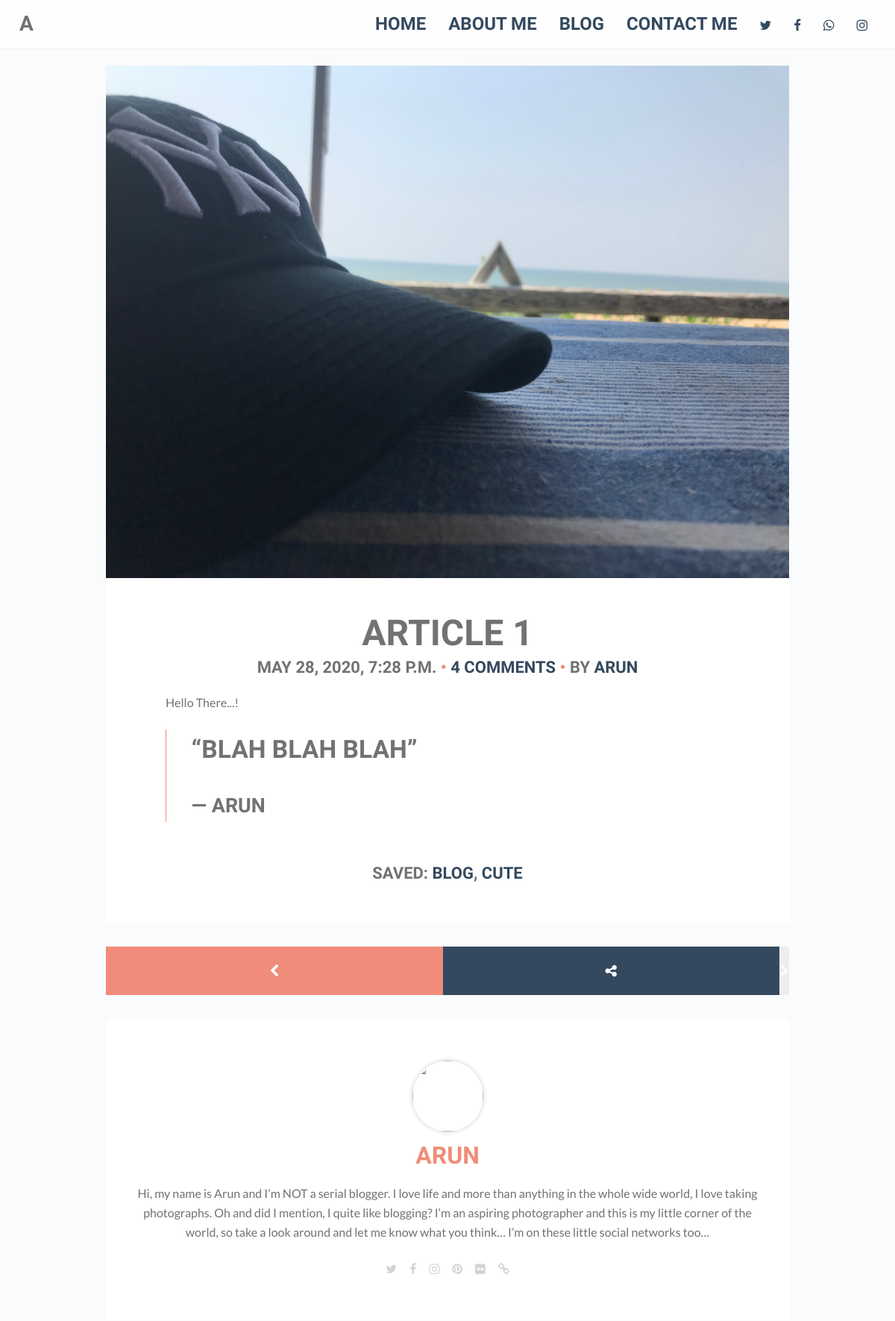
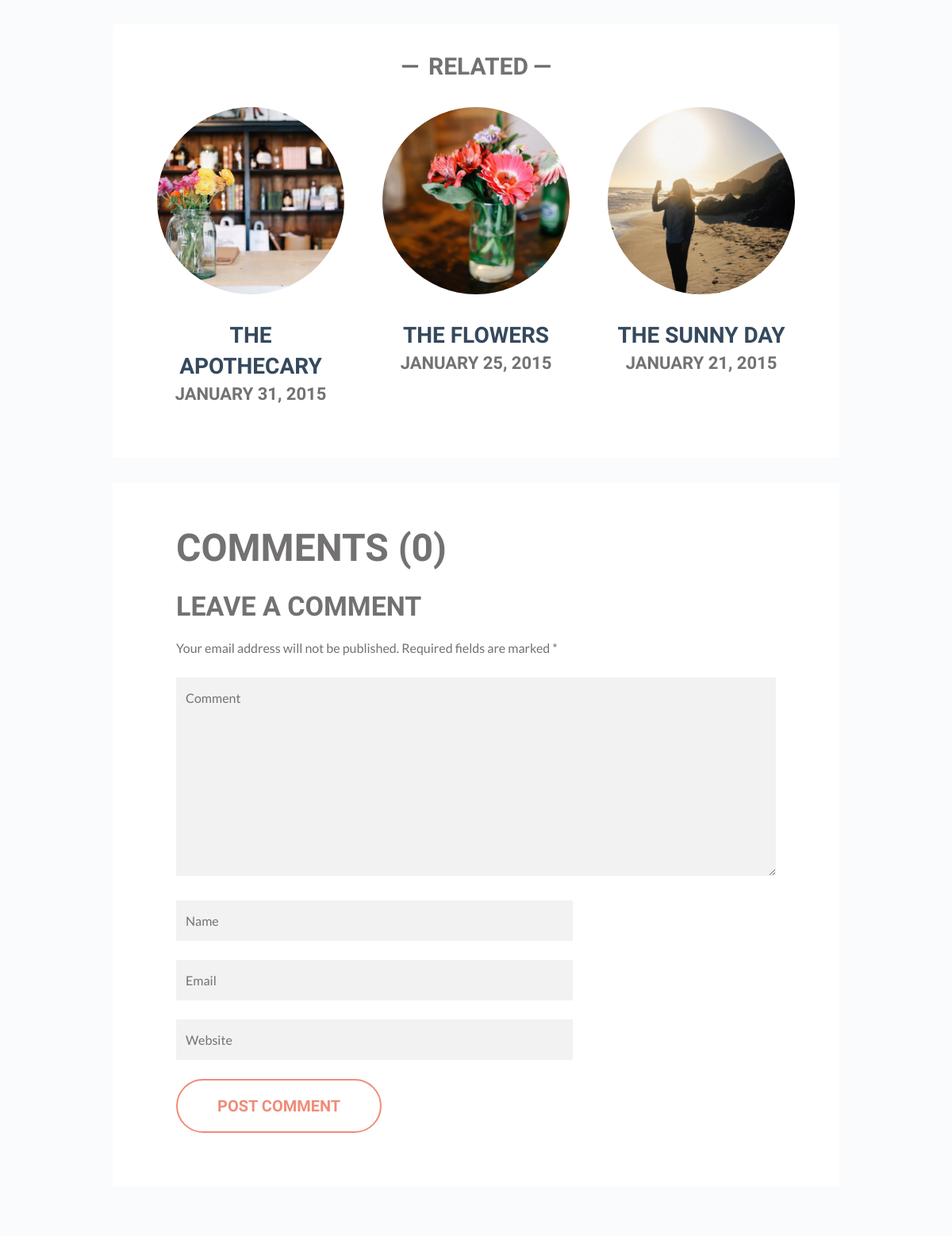
Page /articles/a1/ (upper part) on the committed database (2 pictures, top to bottom).
### articles/models.py (models this page shows, shortened)
class Article(models.Model):
    title           = models.CharField(max_length=100)
    slug            = models.SlugField()
    body            = models.TextField()
    image_1         = models.FileField(default='default.jpg', blank=True)
    image_2         = models.FileField(default='default.jpg', blank=True)
    image_3         = models.FileField(default='default.jpg', blank=True)
    date            = models.DateTimeField(auto_now_add=True)
    comment_count   = models.IntegerField(default=0)
    content         = HTMLField()
    author          = models.ForeignKey(Author, on_delete=models.CASCADE)
    featured        = models.BooleanField(default=False)

class Author(models.Model):
    user            = models.OneToOneField(User, on_delete=models.CASCADE)
    profile_picture = models.ImageField()
    aboutme         = models.TextField(blank = True)
    def __str__(self):
        return self.user.username

### articles/views.py (the view)
# urls.py: url(r'^(?P<slug>[\w-]+)/$', views.blog_detail, name="detail"),
def blog_detail(request, slug):
    article = Article.objects.get(slug=slug)
    author      = Author.objects.all()
    context = {
        'article': article,
        'author': author
    }
    return render(request,'articles/single.html',context)

### articles/templates/articles/single.html (shortened to what this page needs)
{% extends 'base.html' %}
{% load static from staticfiles %}
{% block content %}
<div class="wrap full-wrap">
    <div class="main-wrap">
        <section class="main">
            <article class="post has-post-thumbnail">
  		        <span class="post-image">
                    <img width="916" height="611" src="{{ article.image_1.url }}" alt="">
  		        </span>
                <div class="inner">
                    <h1 class="entry-title">{{ article.title }}</h1>
                    <ul class="meta top">
                        <li class="time">
                            <time class="post-date updated" datetime="2015-02-02">{{ article.date }} </time>
                        </li>
                        <li class="comments">
                            <a href="#">{{ article.comment_count }} Comments</a>
                        </li>
                        <li class="author-m">
                            By <span class="vcard author"><span class="fn"><a href="{% url 'about' %}" title="Post by {{ article.author }}" rel="author">{{ article.author }}</a></span></span>
                        </li>
                    </ul>
                    <div class="post-content">
                        <p>{{ article.content }}</p>
                        <blockquote><p>“{{ article.body }}”<cite>{{ article.author }}</cite></p></blockquote>
                    </div>
                    <ul class="meta bottom">
                        <li class="cat">Saved:  <a href="{% url 'articles:list' %}">Blog</a>, <a href="#">Cute</a></li>
                    </ul>
                </div>
            </article>
            <nav class="pagination">
                <ul>
                    <li class="older-posts">
                        <span><a href="{% url 'articles:list' %}" rel="prev"><i class="fa fa-chevron-left"></i> <span class="i">Prev</span></a></span>
                    </li>
                    <li class="share-link">
                        <a href="#"><i class="fa fa-share-alt"></i><span class="i">Share</span></a>
                    </li>
                    <li class="newer-posts">
                        <span class="inactive"><span class="i">Next</span> <i class="fa fa-chevron-right"></i></span>
                    </li>
                </ul>
            </nav>
          <aside class="author-wrap">
                <span class="author-avatar"><img alt="" src="{{ author.profile_picture.url }}" class="avatar avatar-200 photo" height="200" width="200"></span>
                <div class="author-bio">
                  {% for aut in author %}
                    <h4><a href="{% url 'about' %}">{{ aut.user }}</a></h4>
                    <p>{{ aut.aboutme }}</p>
                    <div class="author-socials-wrap">
                        <a class="author-socials" href="http://twitter.com/" target="_blank"><i class="fa fa-twitter"></i><span>Twitter</span></a>
                        <a class="author-socials" href="http://facebook.com/" target="_blank"><i class="fa fa-facebook"></i><span>Facebook</span></a>
                        <a class="author-socials" href="https://www.instagram.com/" target="_blank"><i class="fa fa-instagram"></i><span>Instagram</span></a>
                        <a class="author-socials" href="https://in.pinterest.com/" target="_blank"><i class="fa fa-pinterest"></i><span>Pinterest</span></a>
                        <a class="author-socials" href="#" target="_blank"><i class="fa fa-flickr"></i><span>Flickr</span></a>
                        <a class="author-socials" href="http://sweetie.pythonanywhere.com/" target="_blank"><i class="fa fa-link"></i><span>Website</span></a>
                    </div>
                    {% endfor %}
                </div>
            </aside>
          <div class="related-posts">
                <h5>Related</h5>
                <div class="posts">
                    <aside class="related post has-post-thumbnail">
  		                <span class="post-image">
                            <a href="#" title="The Apothecary">
                                <img width="468" height="468" src="images/Apothecary.jpg" alt=""></a>
                        </span>
                        <div class="inner">
                            <h6 class="entry-title">
                                <a href="#" title="The Apothecary">
                                    The Apothecary
                                </a>
                                <ul class="meta top">
                                    <li class="time">
                                        <time class="post-date updated" datetime="2015-01-31">January 31, 2015</time>
                                    </li>
                                </ul>
                            </h6>
                        </div>
                    </aside>
                    <aside class="related post has-post-thumbnail">
                        <span class="post-image">
                            <a href="#" title="The Flowers">
                                <img width="468" height="468" src="images/Flowers.jpg" alt="" ></a>
                        </span>
                        <div class="inner">
                            <h6 class="entry-title">
                                <a href="#" title="The Flowers">The Flowers</a>
                                <ul class="meta top">
                                    <li class="time">
                                        <time class="post-date updated" datetime="2015-01-25">January 25, 2015</time>
                                    </li>
                                </ul>
                            </h6>
                        </div>
                    </aside>
                    <aside class="related post has-post-thumbnail">
                        <span class="post-image">
                            <a href="#" title="The Sunny Day">
                                <img width="468" height="468" src="images/Sun.jpg" alt="">
                            </a>
                        </span>
                        <div class="inner">
                            <h6 class="post-title entry-title">
                                <a href="#" title="The Sunny Day">The Sunny Day</a>
                                <ul class="meta top">
                                    <li class="time">
                                        <time class="post-date updated" datetime="2015-01-21">January 21, 2015</time>
                                    </li>
                                </ul>
                            </h6>
                        </div>
                    </aside>
                </div></div>
          <div class="comments-wrapper">
                <div id="comments" class="inner">
                    <div class="comments-inner"><h3 id="respond-title">Comments (0)</h3></div>
                    <div id="respond" class="comment-respond">
                        <h3 id="reply-title" class="comment-reply-title">Leave a comment <small><a rel="nofollow" id="cancel-comment-reply-link" href="#respond" style="display:none;">Cancel reply</a></small></h3>
                        <form>
                            <p>Your email address will not be published. Required fields are marked <span class="required">*</span></p>
                            <p><textarea id="comment" name="comment" cols="45" rows="8" aria-required="true" placeholder="Comment"></textarea></p><p class="comment-form-author"><input id="author" name="author" type="text" value="" size="30" aria-required="true" placeholder="Name"></p>
                            <p><label for="email">Email</label> <span class="required ">*</span><input id="email" name="email" type="text" value="" size="30" aria-required="true" placeholder="Email"></p>
                            <p><label for="url">Website</label><input id="url" name="url" type="text" value="" size="30" placeholder="Website"></p>
                            <p class="form-submit"><input name="submit" type="submit" id="submit" class="submit" value="Post Comment"></p>
                        </form>
                    </div>
                </div>
            </div>
        </section>
    </div>
</div>
{% endblock %}

### assets/css/print.css (style rules this page uses)
* { background: transparent !important; color: black !important; text-shadow: none !important; filter:none !important; -ms-filter: none !important; }
a, a:visited { color: #444 !important; text-decoration: underline; }
a[href]:after { content: " (" attr(href) ")"; }
.ir a:after, a[href^="javascript:"]:after, a[href^="#"]:after { content: ""; }
pre, blockquote { border: 1px solid #999; page-break-inside: avoid; }
tr, img { page-break-inside: avoid; }
p, h2, h3 { orphans: 3; widows: 3; }
h2, h3 { page-break-after: avoid; }
body { font-size: 14px; font-family: Arial, Verdana, sans-serif; }
section, div, article, aside, header .strap { float: left; width:100%; }
nav, #searchform, .flexslider, footer .right, footer .credit, footer ul, .sidebar, .navigation, #respond, .contact-form, section.footer { display:none; }
h1 { font-size: 200%; margin-bottom: 0; }
h3 { font-size: 160%; }
h4 { font-size: 140%; }
h5 { font-size: 120%; }
h6 { font-size: 110%; }

### rows in the picture
Article: image_1 (picture), title "ARTICLE 1", date "MAY 28, 2020, 7:28 P.M.", comment_count "4", author "ARUN", content "Hello There...!", body "BLAH BLAH BLAH"
Author: user "ARUN", aboutme "Hi, my name is Arun and I’m NOT a serial blogger. I love life and more than anything in the whole wide world, I love taking photographs. Oh and did I mention, I quite like blogging? I’m an aspiring photographer and this is my little corner of the world, so take a look around and let me know what you think… I’m on these little social networks too…"
